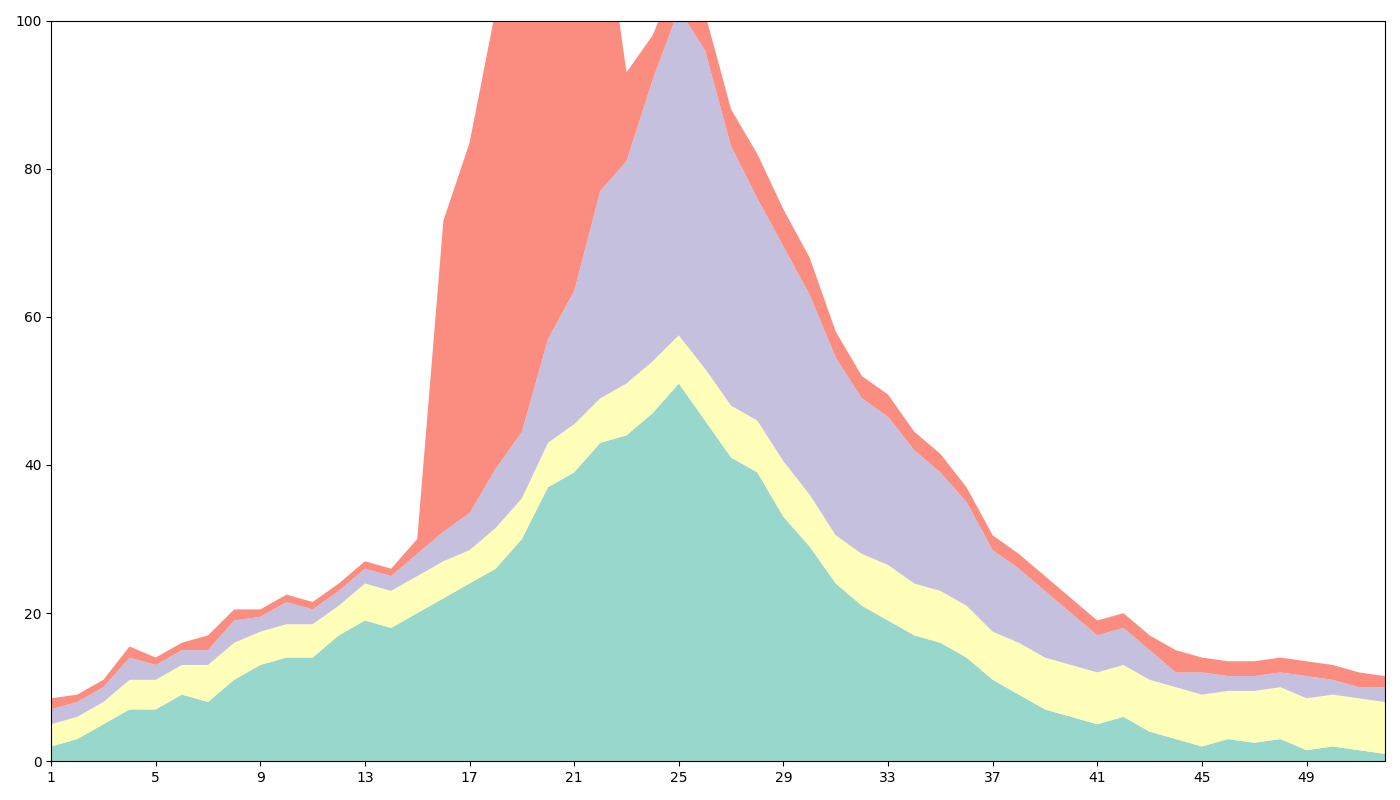

The script that drew this image:
import matplotlib.pyplot as plt
import numpy as np

weeks = np.arange(1, 53)

sales_apples = [2, 3, 5, 7, 7, 9, 8, 11, 13, 14, 14, 17, 19, 18, 20, 22, 24, 26, 30, 37, 39, 43, 44, 47, 51, 46, 41, 39, 33, 29, 24, 21, 19, 17, 16, 14, 11, 9, 7, 6, 5, 6, 4, 3, 2, 3, 2.5, 3, 1.5, 2, 1.5, 1]
sales_bananas = [3, 3, 3, 4, 4, 4, 5, 5, 4.5, 4.5, 4.5, 4, 5, 5, 5, 5, 4.5, 5.5, 5.5, 6, 6.5, 6, 7, 7, 6.5, 7, 7, 7, 7.5, 7, 6.5, 7, 7.5, 7, 7, 7, 6.5, 7, 7, 7, 7, 7, 7, 7, 7, 6.5, 7, 7, 7, 7, 7, 7]
sales_cherries = [2, 2, 2, 3, 2, 2, 2, 3, 2, 3, 2, 2, 2, 2, 3, 4, 5, 8, 9, 14, 18, 28, 30, 38, 44, 43, 35, 30, 29, 27, 24, 21, 20, 18, 16, 14, 11, 10, 9, 7, 5, 5, 4, 2, 3, 2, 2, 2, 3, 2, 1.5, 2]
sales_dates = [1.5, 1, 1, 1.5, 1, 1, 2, 1.5, 1, 1, 1, 1, 1, 1, 2, 42, 50, 62, 75, 78, 61, 41, 12, 6, 5, 5, 5, 6, 5, 5, 3.5, 3, 3, 2.5, 2.5, 2, 2, 2, 2, 2, 2, 2, 2, 3, 2, 2, 2, 2, 2, 2, 2, 1.5]

sales_data = np.vstack([sales_apples, sales_bananas, sales_cherries, sales_dates])

# New set of colors for improved clarity
colors = ['#8dd3c7', '#ffffb3', '#bebada', '#fb8072']

fig, ax = plt.subplots(figsize=(14, 8))

ax.stackplot(weeks, sales_data, colors=colors, alpha=0.9)

ax.set_xticks(np.arange(1, 53, 4))
ax.set_xlim(1, 52)
ax.set_ylim(0, 100)

plt.tight_layout()

plt.show()
